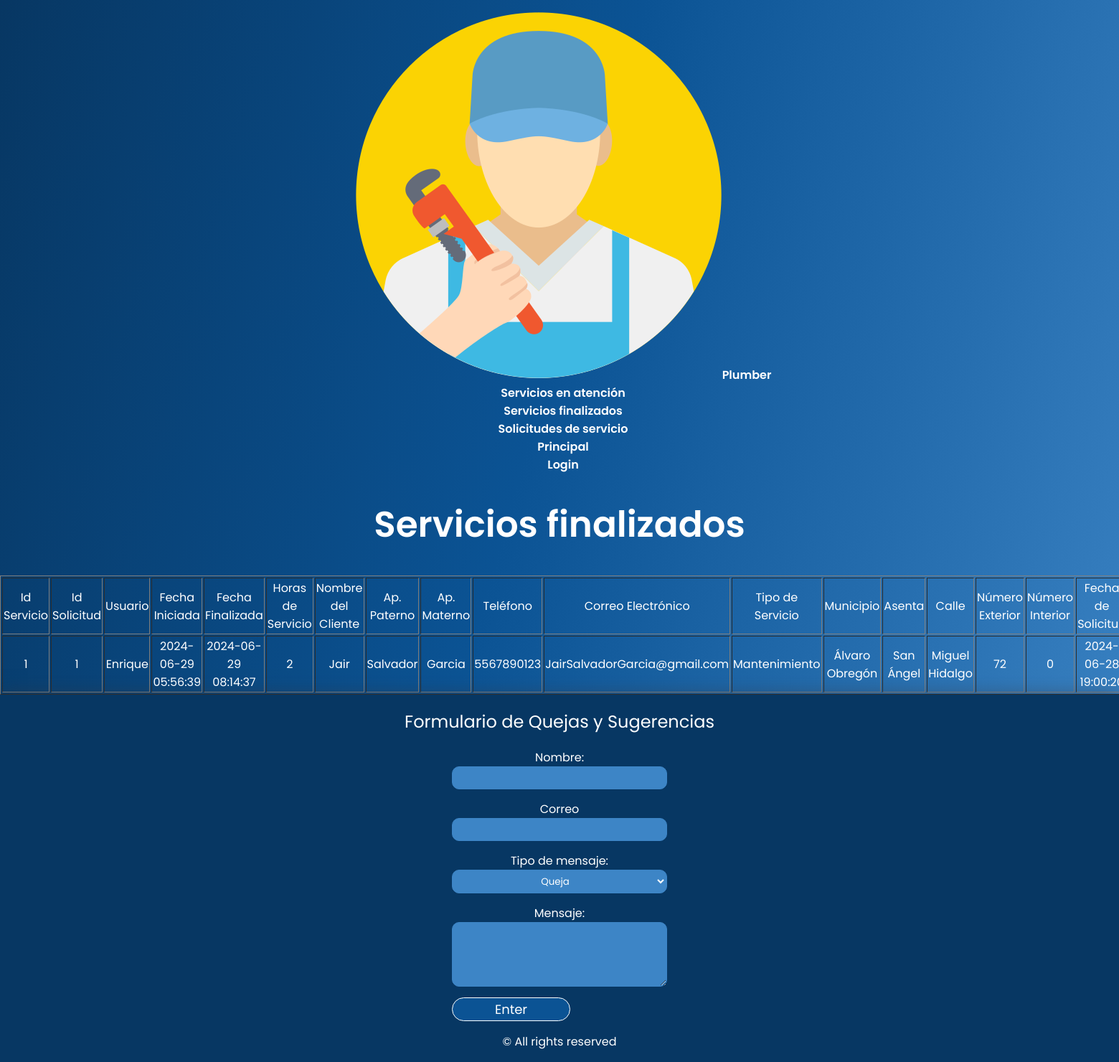
The page /ServiciosFinalizados.php on the database its author committed.
### tables this page shows
CREATE TABLE IF NOT EXISTS `servicio` (
  `IdServicio` int(11) NOT NULL AUTO_INCREMENT,
  `SolicitudId` int(11) NOT NULL,
  `UsuarioId` int(11) NOT NULL,
  `FechaIniciada` datetime NOT NULL,
  `FechaFinalizada` datetime NOT NULL,
  `HorasServicio` int(11) NOT NULL,
  `Fotos` text NOT NULL,
  PRIMARY KEY (`IdServicio`),
  KEY `IX_Servicio_SolicitudId` (`SolicitudId`),
  KEY `IX_Servicio_UsuarioId` (`UsuarioId`)
);

CREATE TABLE IF NOT EXISTS `usuarios` (
  `IdUsuario` int(11) NOT NULL AUTO_INCREMENT,
  `Nombre` text NOT NULL,
  `ApMaterno` text NOT NULL,
  `ApPaterno` text NOT NULL,
  `NumeTel` text DEFAULT NULL,
  `CorreoElectronico` text NOT NULL,
  `Contrasena` text NOT NULL,
  `Rol` text NOT NULL,
  PRIMARY KEY (`IdUsuario`)
);

CREATE TABLE IF NOT EXISTS `clientes` (
  `IdCliente` int(11) NOT NULL AUTO_INCREMENT,
  `Nombre` text NOT NULL,
  `ApMaterno` text NOT NULL,
  `ApPaterno` text NOT NULL,
  `NumeTel` text DEFAULT NULL,
  `CorreoElectronico` text NOT NULL,
  `Contrasena` text NOT NULL,
  PRIMARY KEY (`IdCliente`)
);

CREATE TABLE IF NOT EXISTS `tiposervicio` (
  `IdTipoServicio` int(11) NOT NULL AUTO_INCREMENT,
  `NombreServicio` text NOT NULL,
  `CostoServicio` float NOT NULL,
  PRIMARY KEY (`IdTipoServicio`)
);

CREATE TABLE IF NOT EXISTS `codigopostal` (
  `IdCodigoPostal` int(11) NOT NULL AUTO_INCREMENT,
  `Asenta` text NOT NULL,
  `TipoAsenta` text NOT NULL,
  `Municipio` text NOT NULL,
  `Estado` text NOT NULL,
  `Ciudad` text NOT NULL,
  `CP` text NOT NULL,
  `CodigoEstado` text NOT NULL,
  `CodigoOficina` text NOT NULL,
  `CodigoTipoAsenta` text NOT NULL,
  `CodigoMunicipio` text NOT NULL,
  `IdAsenta` text NOT NULL,
  `Zona` text NOT NULL,
  `Clave` text NOT NULL,
  `Codigo` varchar(100) DEFAULT NULL,
  `Adicional` varchar(50) DEFAULT NULL,
  PRIMARY KEY (`IdCodigoPostal`)
);

CREATE TABLE IF NOT EXISTS `solicitud` (
  `IdSolicitud` int(11) NOT NULL AUTO_INCREMENT,
  `ClienteId` int(11) NOT NULL,
  `TipoServicioId` int(11) NOT NULL,
  `CodigoPostalId` int(11) NOT NULL,
  `FechaSolicitud` datetime NOT NULL,
  `Calle` text NOT NULL,
  `NumExt` int(11) NOT NULL,
  `NumInt` int(11) DEFAULT NULL,
  `EstadoSolicitud` text NOT NULL,
  PRIMARY KEY (`IdSolicitud`),
  KEY `IX_Solicitud_ClienteId` (`ClienteId`),
  KEY `IX_Solicitud_CodigoPostalId` (`CodigoPostalId`)
);

### ServiciosFinalizados.php (the view, shortened to what this page needs)
<?php
include 'db_connection.php';
$query = "SELECT s.IdServicio, s.SolicitudId, s.UsuarioId, s.FechaIniciada, s.FechaFinalizada, s.HorasServicio, s.Fotos,
                 so.IdSolicitud, so.ClienteId, t.NombreServicio, so.CodigoPostalId, cp.Municipio, cp.Asenta, so.Calle, so.NumExt, so.NumInt, so.EstadoSolicitud, so.FechaSolicitud,
                 c.Nombre, c.ApPaterno, c.ApMaterno, c.NumeTel, c.CorreoElectronico, u.Nombre AS UsuarioNombre
          FROM servicio s
          JOIN Solicitud so ON s.SolicitudId = so.IdSolicitud
          JOIN tiposervicio t ON so.TipoServicioId = t.IdTipoServicio
          JOIN codigopostal cp ON so.CodigoPostalId = cp.IdCodigoPostal
          JOIN clientes c ON so.ClienteId = c.IdCliente
          JOIN usuarios u ON s.UsuarioId = u.IdUsuario
           WHERE s.HorasServicio > 0";
$stmt = $pdo->prepare($query);
$stmt->execute();
$servicios = $stmt->fetchAll(PDO::FETCH_ASSOC);
?>
<!DOCTYPE html>
<html lang="es">
<head>
    <link href="css/style.css" rel="stylesheet">
</head>
<body>
    <nav>
        <ul class="nav">
            <li class="nav-left"><a href="index.php"><img src="assets/plumber.png" alt="plumber">Plumber</a></li>
            <li><a href="serviciosAtentidos.php">Servicios en atención</a></li>
            <li><a href="serviciosFinalizados.php">Servicios finalizados</a></li>
             <li><a href="SolicitudesServicio.php">Solicitudes de servicio</a></li>
             <li><a href="index.html">Principal</a></li>
            <li><a href="login.php">Login</a></li>
        </ul>
    </nav>
    <h1>Servicios finalizados</h1>
    <table border="1">
        <thead>
            <tr>
                <th>Id Servicio</th>
                <th>Id Solicitud</th>
                <th>Usuario</th>
                <th>Fecha Iniciada</th>
                <th>Fecha Finalizada</th>
                <th>Horas de Servicio</th>
                <th>Nombre del Cliente</th>
                <th>Ap. Paterno</th>
                <th>Ap. Materno</th>
                <th>Teléfono</th>
                <th>Correo Electrónico</th>
                <th>Tipo de Servicio</th>
                <th>Municipio</th>
                <th>Asenta</th>
                <th>Calle</th>
                <th>Número Exterior</th>
                <th>Número Interior</th>
                <th>Fecha de Solicitud</th>
            </tr>
        </thead>
        <tbody>
            <?php foreach ($servicios as $servicio): ?>
                <tr>
                    <td><?php echo htmlspecialchars($servicio['IdServicio']); ?></td>
                    <td><?php echo htmlspecialchars($servicio['SolicitudId']); ?></td>
                    <td><?php echo htmlspecialchars($servicio['UsuarioNombre']); ?></td>
                    <td><?php echo htmlspecialchars($servicio['FechaIniciada']); ?></td>
                    <td><?php echo htmlspecialchars($servicio['FechaFinalizada']); ?></td>
                    <td><?php echo htmlspecialchars($servicio['HorasServicio']); ?></td>
                    <td><?php echo htmlspecialchars($servicio['Nombre']); ?></td>
                    <td><?php echo htmlspecialchars($servicio['ApPaterno']); ?></td>
                    <td><?php echo htmlspecialchars($servicio['ApMaterno']); ?></td>
                    <td><?php echo htmlspecialchars($servicio['NumeTel']); ?></td>
                    <td><?php echo htmlspecialchars($servicio['CorreoElectronico']); ?></td>
                    <td><?php echo htmlspecialchars($servicio['NombreServicio']); ?></td>
                    <td><?php echo htmlspecialchars($servicio['Municipio']); ?></td>
                    <td><?php echo htmlspecialchars($servicio['Asenta']); ?></td>
                    <td><?php echo htmlspecialchars($servicio['Calle']); ?></td>
                    <td><?php echo htmlspecialchars($servicio['NumExt']); ?></td>
                    <td><?php echo htmlspecialchars($servicio['NumInt']); ?></td>
                    <td><?php echo htmlspecialchars($servicio['FechaSolicitud']); ?></td>
                </tr>
            <?php endforeach; ?>
        </tbody>
    </table>
    <footer>
        <h2>Formulario de Quejas y Sugerencias</h2>
        <form action="">
            <label for="name">Nombre:</label>
            <input type="text" id="name" name="name" required>
            <label for="email">Correo</label>
            <input type="email" id="email" name="email" required>
            <label for="type">Tipo de mensaje:</label>
            <select name="type" id="type" required>
                <option value="queja">Queja</option>
            </select>
            <label for="message">Mensaje:</label>
            <textarea name="message" id="message" rows="5" required></textarea>
            <input class="submit" type="submit" value="Enter">
        </form>
        <p>© All rights reserved</p>
    </footer>
</body>
</html>

### css/style.css (style rules this page uses)
* { text-align: center; list-style: none; color: #fff; font-family: "Poppins", sans-serif; font-weight: 400; font-style: normal; }
body { margin: 0; background-image: linear-gradient(105deg, #073763 0%, #0b5394 46%, #3d85c6 100%); color: #fff; }
h1 { font-size: 50px; font-weight: 600; }
a { text-decoration: none; }
nav a { font-weight: 600; padding-right: 30px; }
footer>form { width: 300px; height: 380px; }
footer { width: 100%; background-color: #073763; display: flex; flex-direction: column; align-items: center; box-shadow: 0px 1px 25px rgba(56, 52, 52, 0.5); }
.submit { width: 55%; height: 40px; border-radius: 30px; border: 1px solid; font-size: 18px; background: #0b5394; color: #fff; cursor: pointer; outline: none; }
form { display: flex; flex-direction: column; }
input[type=text], input[type=number], input[type=email], input[type=password], input[type=tel], textarea, select { margin-bottom: 15px; padding: 5px; font: 16px; border: 1px solid #3d85c6; background: #3d85c6; border-radius: 10px; }

### rows shown on the page
servicio: IdServicio "1", SolicitudId "1", UsuarioId.Nombre "Enrique", FechaIniciada "2024-06-29 05:56:39", FechaFinalizada "2024-06-29 08:14:37", HorasServicio "2", clientes.Nombre "Jair", clientes.ApPaterno "Salvador", clientes.ApMaterno "Garcia", clientes.NumeTel "5567890123", clientes.CorreoElectronico "JairSalvadorGarcia@gmail.com", tiposervicio.NombreServicio "Mantenimiento", codigopostal.Municipio "Álvaro Obregón", codigopostal.Asenta "San Ángel", SolicitudId.Calle "Miguel Hidalgo", SolicitudId.NumExt "72", SolicitudId.NumInt "0", SolicitudId.FechaSolicitud "2024-06-28…"
